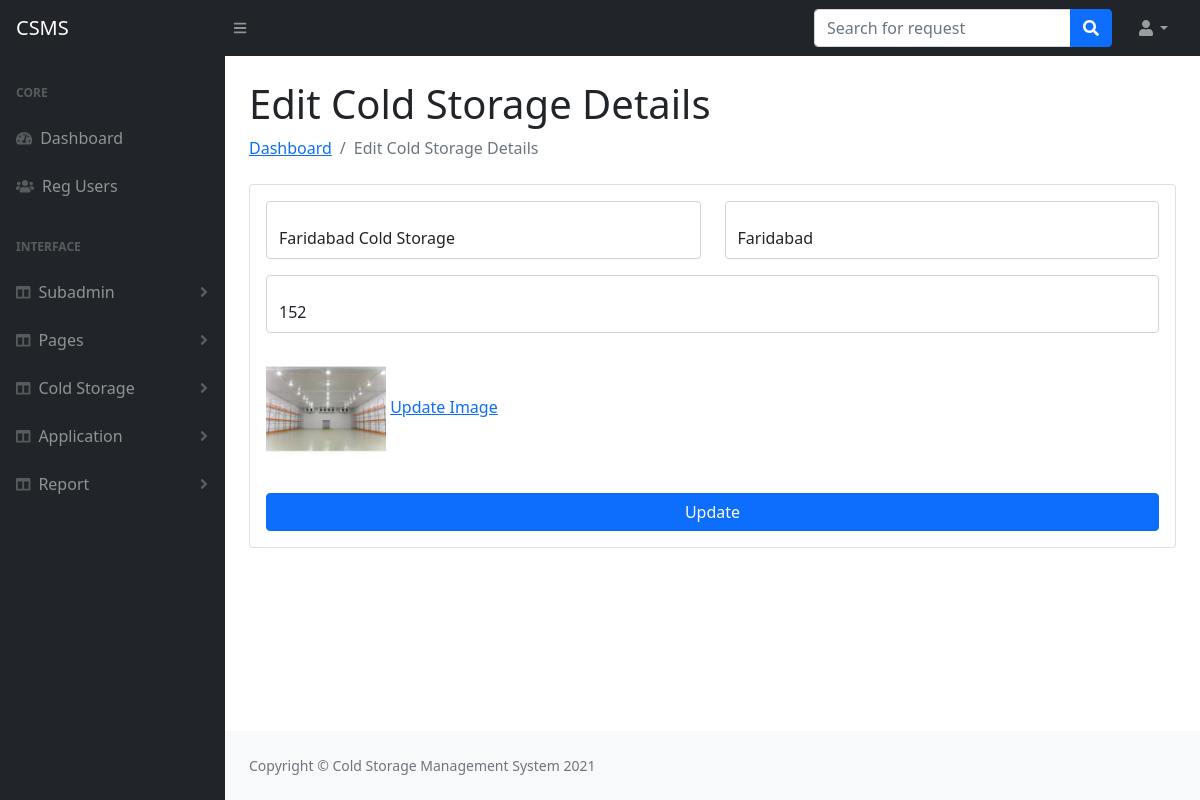
The page /admin/edit-coldstorage.php?csaid=3 (signed in) on the database its author committed.
### tables this page shows
CREATE TABLE `tblstorage` (
  `ID` int(5) NOT NULL,
  `Title` varchar(200) DEFAULT NULL,
  `Location` varchar(200) DEFAULT NULL,
  `Image` varchar(200) DEFAULT NULL,
  `Cost` decimal(10,0) DEFAULT NULL,
  `CreationDate` timestamp NULL DEFAULT current_timestamp()
);

### admin/edit-coldstorage.php (the view, shortened to what this page needs)
<?php session_start();
if(strlen($_SESSION['csmsaid'])==0)
  {
header('location:index.php');
}
else{
  ?>
<!DOCTYPE html>
<html lang="en">
    <head>
        <link href="css/styles.css" rel="stylesheet" />
    </head>
    <body>
       <?php include_once("includes/navbar.php");?>
        <div id="layoutSidenav">
         <?php include_once("includes/sidebar.php");?>
            <div id="layoutSidenav_content">
                <main>
                    <div class="container-fluid px-4">
                        <h1 class="mt-4">Edit Cold Storage Details</h1>
                        <ol class="breadcrumb mb-4">
                            <li class="breadcrumb-item"><a href="dashboard.php">Dashboard</a></li>
                            <li class="breadcrumb-item active">Edit Cold Storage Details</li>
                        </ol>
                        <div class="card mb-4">
                           <div class="card-body">
                                        <form method="post">
                                         <?php
$csaid=intval($_GET['csaid']);
$query=mysqli_query($con,"select * from tblstorage where ID='$csaid'");
while($result=mysqli_fetch_array($query)){
?>
                                            <div class="row mb-3">
                                                <div class="col-md-6">
                                                    <div class="form-floating mb-3 mb-md-0">
                                                        <input type="text"   name="title" id="title" class="form-control" value="<?php echo $result['Title'];?>" required>
                                                    </div>
                                                </div>
                                                <div class="col-md-6">
                                                    <div class="form-floating">
                                                       <input type="text" class="form-control" id="location" name="location" value="<?php echo $result['Location'];?>" required>
                                                    </div>
                                                </div>
                                            </div>
                                            <div class="form-floating mb-3">
                                                <input type="text" class="form-control" id="cost" name="cost" required value="<?php echo $result['Cost'];?>">
                                            </div>
                                            <div class="row mb-3">
                                                <div class="col-md-12">
                                                    <div class="form-floating mb-3 mb-md-0">
                                                        <img src="images/<?php echo $result['Image']?>" width="120">
               <a href="update-image.php?lid=<?php echo $result['ID'];?>">Update Image</a>
                                                    </div>
                                                </div>
                                               <?php } ?>
                                            </div>
                                            <div class="mt-4 mb-0">
                                                <div class="d-grid"><button type="submit" class="btn btn-primary" name="update" id="update">Update</button></div>
                                            </div>
                                        </form>
                                    </div>
                        </div>
                       </div>
                </main>
                <?php include_once('includes/footer.php');?>
              </div>
            </div>
    </body>
</html>
<?php } ?>

### rows shown on the page
tblstorage: title "Faridabad Cold Storage", location "Faridabad", cost "152", Image (picture)
